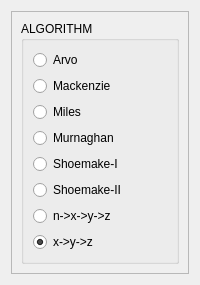
              <widget class="QWidget" name="tab_urt">
               <attribute name="title">
                <string>Uniform Random Texture</string>
               </attribute>
               <layout class="QGridLayout" name="gridLayout_42">
                <item row="0" column="0">
                 <widget class="QFrame" name="frame_5">
                  <property name="frameShape">
                   <enum>QFrame::StyledPanel</enum>
                  </property>
                  <property name="frameShadow">
                   <enum>QFrame::Raised</enum>
                  </property>
                  <layout class="QGridLayout" name="gridLayout_41">
                   <item row="2" column="0">
                    <widget class="QGroupBox" name="groupBox_10">
                     <property name="enabled">
                      <bool>true</bool>
                     </property>
                     <property name="maximumSize">
                      <size>
                       <width>16777215</width>
                       <height>16777215</height>
                      </size>
                     </property>
                     <property name="title">
                      <string>ALGORITHM</string>
                     </property>
                     <layout class="QVBoxLayout" name="verticalLayout_2">
                      <item>
                       <widget class="QRadioButton" name="radioButton_arvo">
                        <property name="text">
                         <string>Arvo</string>
                        </property>
                       </widget>
                      </item>
                      <item>
                       <widget class="QRadioButton" name="radioButton_mack">
                        <property name="text">
                         <string>Mackenzie</string>
                        </property>
                       </widget>
                      </item>
                      <item>
                       <widget class="QRadioButton" name="radioButton_miles">
                        <property name="text">
                         <string>Miles</string>
                        </property>
                       </widget>
                      </item>
                      <item>
                       <widget class="QRadioButton" name="radioButton_mur">
                        <property name="text">
                         <string>Murnaghan</string>
                        </property>
                       </widget>
                      </item>
                      <item>
                       <widget class="QRadioButton" name="radioButton_sm1">
                        <property name="text">
                         <string>Shoemake-I</string>
                        </property>
                       </widget>
                      </item>
                      <item>
                       <widget class="QRadioButton" name="radioButton_sm2">
                        <property name="text">
                         <string>Shoemake-II</string>
                        </property>
                       </widget>
                      </item>
                      <item>
                       <widget class="QRadioButton" name="radioButton_nxyz">
                        <property name="text">
                         <string>n-&gt;x-&gt;y-&gt;z</string>
                        </property>
                       </widget>
                      </item>
                      <item>
                       <widget class="QRadioButton" name="radioButton_xyz">
                        <property name="text">
                         <string>x-&gt;y-&gt;z </string>
                        </property>
                        <property name="checked">
                         <bool>true</bool>
                        </property>
                       </widget>
                      </item>
                     </layout>
                    </widget>
                   </item>
                  </layout>
                 </widget>
                </item>
               </layout>
              </widget>
